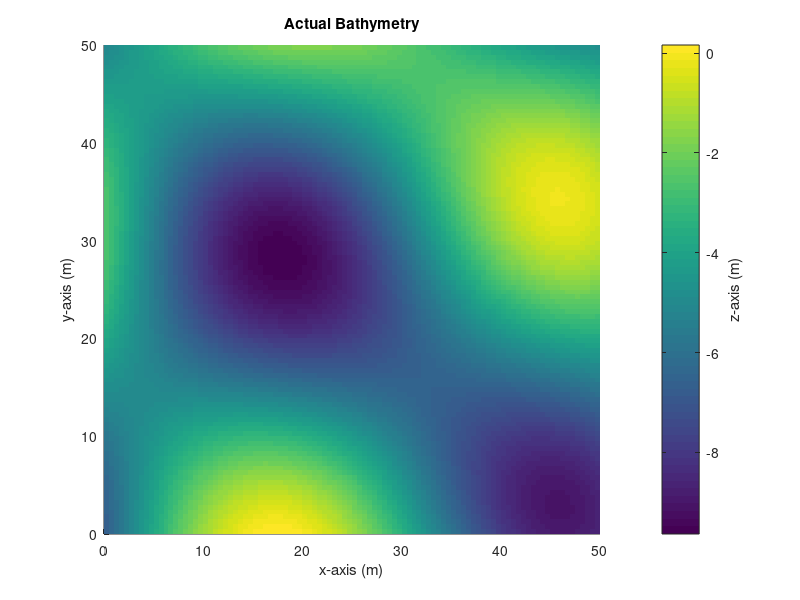

The MATLAB script that drew this image: (Note: this script raises an error after producing the figure.)
% Kriging plotting
% ASV Bathymetry Contour Plot
clc
clear
close all

% % Read data from SensorTest_data.csv
% data = readtable('TestData\Test_9\test9_survey_1.txt');%correctedsensortest.csv SensorTest_data.csv
% 
% %% Observations %%
% % Latitude, longitude, and depth data from csv
% long = data.GPSLongitude;  % Make sure column names match data names in csv.
% lat = data.GPSLatitude;
% depthData = data.Corr_Depth2;  % Correct the variable name.

%% Grid setup
% Resolution = 50;
% x = (max(long) - min(long)) / Resolution;
% y = (max(lat) - min(lat)) / Resolution;
% [X, Y] = meshgrid(min(long):x:max(long), min(lat):y:max(lat));
% interpolationPoints = [X(:), Y(:)];

Resolution = 50;
x = 0:.5:50;
y = x;
[X, Y] = meshgrid(x);
F= 6 * sin(0.1*X).*cos(0.1*Y)-2*cos(0.055*X-0.1*Y)-4.6;

% surf(X,Y,F,'EdgeColor','None');
% %[x_path, y_path] = ginput
% % ROI=[x_path,y_path]

load("Outlinesurvey.mat")

hold on
surf(X,Y,F,'EdgeColor','None');
%plot(ROI(:,1),ROI(:,2),'color','k','linewidth',2)

colorbar;

xlabel('x-axis (m)');
ylabel('y-axis (m)');
ylabel(colorbar,'z-axis (m)')
title('Actual Bathymetry');

hold off

XX = ROI(:,1);
YY = ROI(:,2);

F2= 6 * sin(0.1*XX).*cos(0.1*YY)-2*cos(0.055*XX-0.1*YY)-4.6;

% figure;
% plot3(XX,YY,F2)

interpolationPoints = [X(:), Y(:)];
data=F2;

Xq = [XX,YY];

gprMdl = fitrgp(Xq,data,'KernelFunction','squaredexponential');
[z,zcov] = predict(gprMdl,interpolationPoints);

z=reshape(z,size(X));
zcov=reshape(zcov,size(X));

figure;

hold on;
surf(X, Y, z, 'EdgeColor', 'none');  

%plot(ROI(:,1),ROI(:,2),'color','k','linewidth',2)
colorbar;
xlabel('x-axis (m)');
ylabel('y-axis (m)');
ylabel(colorbar,'z-axis (m)')
title('Kriged Data Set');
hold off


figure;

hold on;
%surf(X, Y, z, 'EdgeColor', 'none');  
contourf(X, Y, z,[-2.5,-20]);
%plot(ROI(:,1),ROI(:,2),'color','k','linewidth',2)
colorbar;
xlabel('x-axis (m)');
ylabel('y-axis (m)');
ylabel(colorbar,'z-axis (m)')
title('Contour Data Set');
hold off


% figure;
% surf(X, Y, z + zsd, 'FaceAlpha', 0.5, 'EdgeColor', 'none'); 
% hold on;
% surf(X, Y, z - zsd, 'FaceAlpha', 0.5, 'EdgeColor', 'none');
% plot3(long, lat, depthData, 'ro', 'MarkerFaceColor', 'r');
% xlabel('Longitude');
% ylabel('Latitude');
% zlabel('Depth');
% title('2D Kriging with 1 Std Deviation Bounds');
% colorbar;
% grid on;




figure;
hold on
surf(X, Y, zcov, 'EdgeColor', 'none');  
plot(ROI(:,1),ROI(:,2),'color','k','linewidth',2)
xlabel('x-axis (m)');
ylabel('y-axis (m)');
ylabel(colorbar,'Variance')
title('Kriged Variance');
colormap(flipud(gray))
caxis([0 .05])

